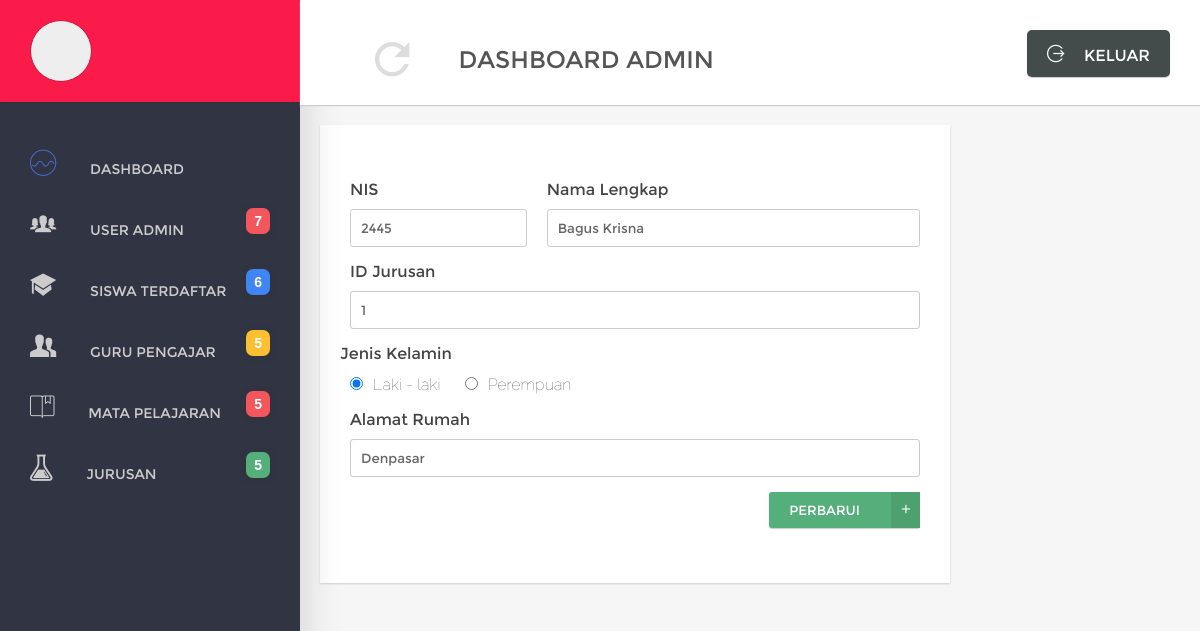
Page /pages/form/update/UpdateSiswa.php?nis=2445 on the earlier database version.
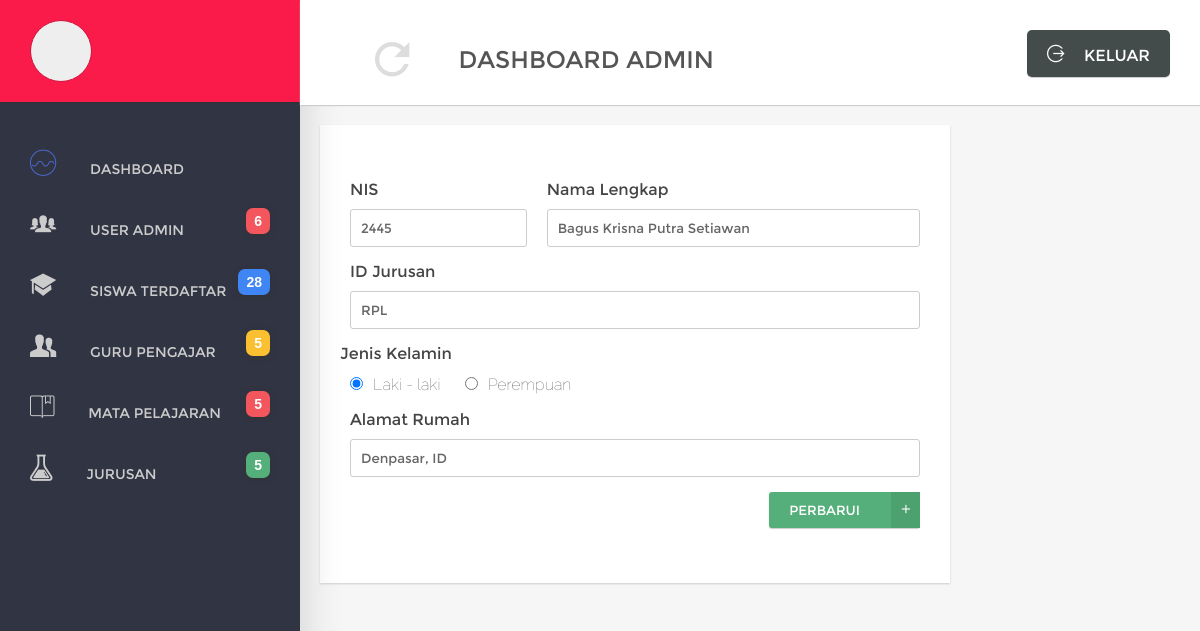
Same page on the later database version.
### tables this page shows
CREATE TABLE IF NOT EXISTS `siswa` (
  `NIS` int(4) NOT NULL,
  `nama` varchar(50) NOT NULL,
  `id_jurusan` varchar(10) NOT NULL,
  `jk` varchar(1) NOT NULL,
  `alamat` varchar(50) NOT NULL
);

### pages/form/update/UpdateSiswa.php (the view, shortened to what this page needs)
<?php
include "../../../partials/functions.php";
?>
<!DOCTYPE html>
<html lang="en">
<head>
	<link rel="stylesheet" href="<?php echo siteUrl('css/ionicons.min.css'); ?>">
	<link rel="stylesheet" href="<?php echo siteUrl('css/style.css'); ?>">
</head>
<body>
	<nav>
		<?php include("../../../partials/nav/menu.php"); ?>
	</nav>
	<section id="main">
	<?php include "../../../partials/header.php";
		$nis = $_GET['nis'];
		$tampilkan = mysql_query("SELECT * FROM siswa WHERE nis = $nis");
		$hasil = mysql_fetch_array($tampilkan);
	?>
		<div id="content">
			<form action="ProsesUpdateSiswa.php?nisSebelum=<?php echo $nis; ?>" method="post">
				<div id="form-tambah">
					<div class="row">
						<div class="col-33">
							<label>NIS</label>
							<input type="number" name="nis" value="<?php echo $hasil[0]; ?>" required>
						</div>
						<div class="col-66">
							<label>Nama Lengkap</label>
							<input type="text" name="nama_lengkap" value="<?php echo $hasil[1]; ?>" required>
						</div>
					</div>
					<div class="row">
						<div class="col-100">
							<label>ID Jurusan</label>
							<input type="text" placeholder="RPL/MM/TKJ/AN/DKV" name="id_juru" value="<?php echo $hasil[2]; ?>" required>
						</div>
					</div>
					<div class="row">
						<label>Jenis Kelamin</label>
                        <?php
						if ($hasil[3] == 'L'){
						echo'
						<label class="radio"><input type="radio" name="jk" value="L" required checked>Laki - laki</label>
						<label class="radio"><input type="radio" name="jk" value="P" required>Perempuan</label>';
						}else{
						echo'
						<label class="radio"><input type="radio" name="jk" value="L" required>Laki - laki</label>
						<label class="radio"><input type="radio" name="jk" value="P" required checked>Perempuan</label>';
						}
						?>
					</div>
					<div class="row">
						<div class="col-100">
							<label for="">Alamat Rumah</label>
							<input type="text" name="alamat" value="<?php echo $hasil[4]; ?>" required>
						</div>
					</div>
					<div class="row">
						<div class="col-100" align="right">
							<button class="btn-tambah" type="submit">PERBARUI <span><i class="icon ion-android-add"></i></span></button>
						</div>
					</div>
				</div>
			</form>
		</div>
	</section>
</body>
</html>

### partials/functions.php (shortened to what this page needs)
<?php
function siteUrl($url){
	echo "http://".$_SERVER['SERVER_NAME']."/kelompok-1/".$url;
}
function numTable($primary,$table){
	$sql = mysql_query("SELECT $primary FROM $table");
	echo mysql_num_rows($sql);
}
	?>

### partials/nav/menu.php (shortened to what this page needs)
<div id="user">
	<div class="avatar">
		<span></span>
	</div>
	<div class="profil">
	</div>
</div>
<div id="menu">
	<ul>
		<li class="active">
			<a href="<?php siteUrl("#dash"); ?>">
				<i class="icon ion-ios-analytics-outline"></i>
				DASHBOARD
			</a>
		</li>
		<li>
			<a href="<?php siteUrl("#user-team"); ?>">
				<i class="icon ion-ios-people"></i>
				USER ADMIN
			</a>
			<span class="badge">
				<?php numTable("user_name","user"); ?>
			</span>
		</li>
		<li>
			<a href="<?php siteUrl("#siswa"); ?>">
				<i class="icon ion-university"></i>
				SISWA TERDAFTAR
			</a>
			<span class="badge"><?php numTable("NIS","siswa"); ?></span>
		</li>
		<li>
			<a href="<?php siteUrl("#guru"); ?>">
				<i class="icon ion-person-stalker"></i>
				GURU PENGAJAR
			</a>
			<span class="badge"><?php numTable("id_guru","guru"); ?></span>
		</li>
		<li>
			<a href="<?php siteUrl("#mapel"); ?>">
				<i class="icon ion-ios-bookmarks-outline"></i>
				MATA PELAJARAN
			</a>
			<span class="badge"><?php numTable("id_pelajaran","pelajaran"); ?></span>
		</li>
		<li>
			<a href="<?php siteUrl("#jurusan"); ?>">
				<i class="icon ion-erlenmeyer-flask"></i>
				JURUSAN
			</a>
			<span class="badge"><?php numTable("id_jurusan","jurusan"); ?></span>
		</li>
	</ul>
</div>

### partials/header.php
<header id="dash">
	<div id="title-page">
		<a href="<?php siteUrl("index.php");  ?>">
			<i class="icon ion-android-refresh"></i>
		</a>
		<h2>DASHBOARD ADMIN</h2>
	</div>
	<a href="keluar.php" id="keluar"><i class="icon ion-log-out"></i> Keluar</a>
</header>

Differences in the rows shown:
changed siswa id 2445: nama_lengkap "Bagus Krisna" → "Bagus Krisna Putra Setiawan"; id_juru "1" → "RPL"; alamat "Denpasar" → "Denpasar, ID"
Other differences:
mysql_num_rows($sql): "7 6 5 5 5" → "6 28 5 5 5"
